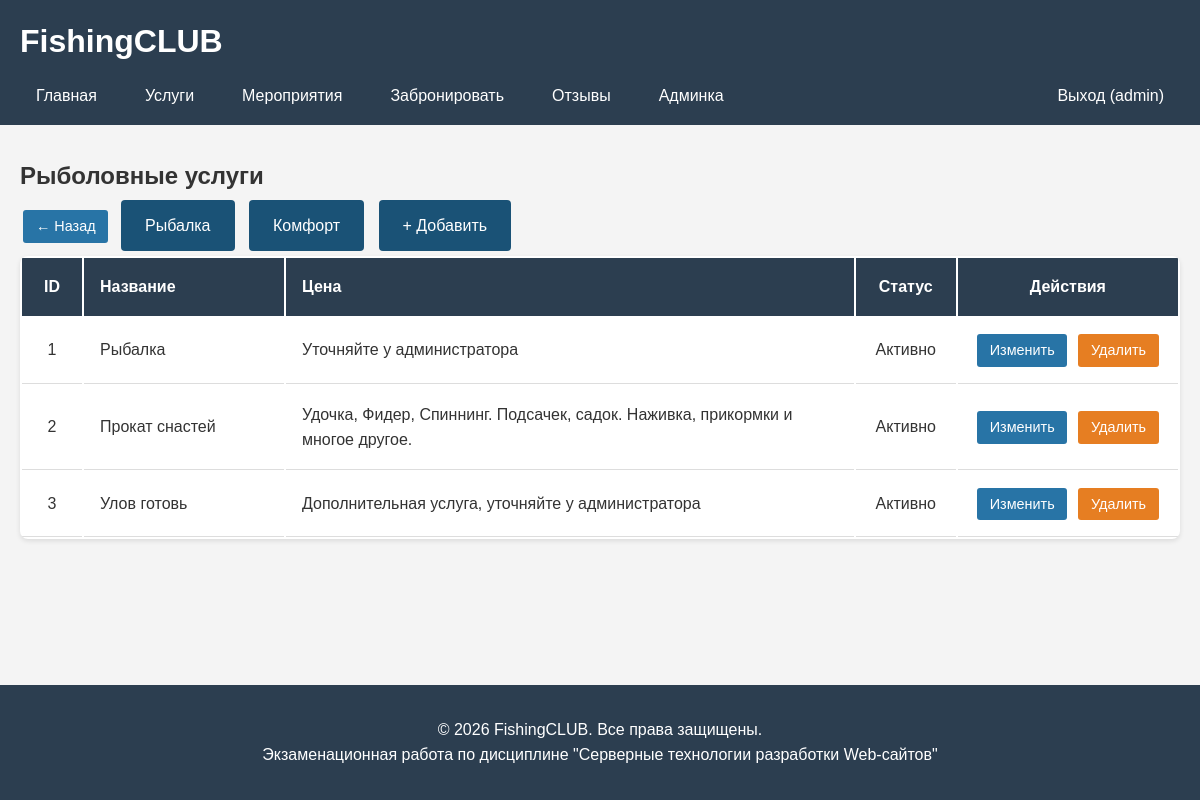
Screenshot of /admin/services.php (signed in) with the database file from the repository.
### tables this page shows
CREATE TABLE `fishing_services` (
  `id` int NOT NULL,
  `service_name` varchar(255) NOT NULL,
  `description` text,
  `details` text,
  `price_info` varchar(500) DEFAULT NULL,
  `section_id` int NOT NULL,
  `is_active` tinyint DEFAULT '1',
  `sort_order` int DEFAULT '0'
);

### includes/functions.php (called while the page is built, shortened)
<?php
function e($text) {
    return htmlspecialchars($text, ENT_QUOTES, 'UTF-8');
}

### admin/services.php (the view, shortened to what this page needs)
<?php
require '../config/database.php';
require '../includes/functions.php';
$type = $_GET['type'] ?? 'fishing';
$table = $type == 'fishing' ? 'fishing_services' : 'comfort_services';
$title = $type == 'fishing' ? 'Рыболовные услуги' : 'Услуги комфорта';
$services = $pdo->query("SELECT * FROM $table ORDER BY sort_order")->fetchAll();
include '../includes/header.php';
?>
<h2><?php echo $title; ?></h2>
<a href="index.php" class="btn btn-small">← Назад</a>
<a href="services.php?type=fishing" class="btn <?php echo $type=='fishing'?'active':''; ?>">Рыбалка</a>
<a href="services.php?type=comfort" class="btn <?php echo $type=='comfort'?'active':''; ?>">Комфорт</a>
<a href="service_add.php?type=<?php echo $type; ?>" class="btn">+ Добавить</a>
<table class="admin-table services-table">
    <tr>
        <th>ID</th>
        <th>Название</th>
        <th>Цена</th>
        <th>Статус</th>
        <th>Действия</th>
    </tr>
    <?php foreach($services as $s): ?>
    <tr>
        <td><?php echo $s['id']; ?></td>
        <td><?php echo e($s['service_name']); ?></td>
        <td><?php echo e($s['price_info']); ?></td>
        <td><?php echo $s['is_active'] ? 'Активно' : 'Выключено'; ?></td>
        <td class="actions">
            <a href="service_edit.php?type=<?php echo $type; ?>&id=<?php echo $s['id']; ?>" class="btn-small">Изменить</a>
            <a href="?type=<?php echo $type; ?>&delete=<?php echo $s['id']; ?>"
               class="btn-small delete"
               onclick="return confirm('Удалить?')">Удалить</a>
        </td>
    </tr>
    <?php endforeach; ?>
</table>
<?php include '../includes/footer.php'; ?>

### css/style.css (style rules this page uses)
* { margin: 0; padding: 0; box-sizing: border-box; }
html, body { height: 100%; }
body { font-family: Arial, sans-serif; line-height: 1.6; color: #333; background: #f4f4f4; display: flex; flex-direction: column; min-height: 100vh; }
.btn { display: inline-block; padding: 0.8rem 1.5rem; background: #1a5276; color: white; text-decoration: none; border-radius: 4px; border: none; cursor: pointer; transition: background 0.3s; margin: 5px; }
.btn-small { display: inline-block; padding: 0.3rem 0.8rem; background: #2874a6; color: white; text-decoration: none; border-radius: 3px; font-size: 0.9rem; border: none; cursor: pointer; margin: 0.2rem; }
.btn-small.delete { background: #e67e22; }
.admin-table { width: 100%; background: white; border-radius: 8px; overflow: hidden; box-shadow: 0 2px 5px rgba(0,0,0,0.1); }
.admin-table th { background: #2c3e50; color: white; padding: 1rem; text-align: left; }
.admin-table td { padding: 1rem; border-bottom: 1px solid #ddd; }
.actions { white-space: nowrap; }
.actions .btn-small { margin: 0 0.2rem; }
.services-table th:nth-child(1), .services-table td:nth-child(1) { width: 60px; text-align: center; }
.services-table th:nth-child(2), .services-table td:nth-child(2) { width: 200px; }
.services-table th:nth-child(3), .services-table td:nth-child(3) { width: auto; min-width: 400px; }
.services-table th:nth-child(4), .services-table td:nth-child(4) { width: 100px; text-align: center; }
.services-table th:nth-child(5), .services-table td:nth-child(5) { width: 180px; text-align: center; white-space: nowrap; }

### rows the page displays
fishing_services: id "1", service_name "Рыбалка", price_info "Уточняйте у администратора", is_active "Активно"
fishing_services: id "2", service_name "Прокат снастей", price_info "Удочка, Фидер, Спиннинг. Подсачек, садок. Наживка, прикормки и многое другое.", is_active "Активно"
fishing_services: id "3", service_name "Улов готовь", price_info "Дополнительная услуга, уточняйте у администратора", is_active "Активно"

### other values shown
SITE_NAME "FishingCLUB"
$_SESSION['user_login'] "admin"
$title "Рыболовные услуги"
